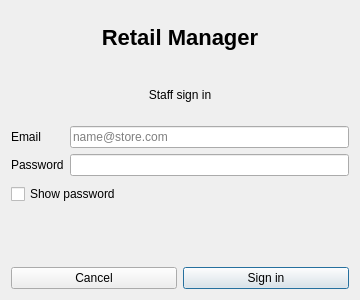
<?xml version="1.0" encoding="UTF-8"?>
<ui version="4.0">
 <class>LoginDialog</class>
 <widget class="QDialog" name="LoginDialog">
  <property name="geometry">
   <rect>
    <x>0</x>
    <y>0</y>
    <width>360</width>
    <height>300</height>
   </rect>
  </property>
  <property name="windowTitle">
   <string>Staff sign in</string>
  </property>
  <layout class="QVBoxLayout" name="layout_8">
   <item>
    <widget class="QLabel" name="label_1">
     <property name="styleSheet">
      <string>font-size: 22px; font-weight: bold;</string>
     </property>
     <property name="text">
      <string>Retail Manager</string>
     </property>
     <property name="alignment">
      <set>Qt::AlignCenter</set>
     </property>
    </widget>
   </item>
   <item>
    <widget class="QLabel" name="label_2">
     <property name="text">
      <string>Staff sign in</string>
     </property>
     <property name="alignment">
      <set>Qt::AlignCenter</set>
     </property>
    </widget>
   </item>
   <item>
    <layout class="QFormLayout" name="layout_5">
     <item row="0" column="0">
      <widget class="QLabel" name="label_3">
       <property name="text">
        <string>Email</string>
       </property>
      </widget>
     </item>
     <item row="0" column="1">
      <widget class="QLineEdit" name="edEmail">
       <property name="placeholderText">
        <string>name@store.com</string>
       </property>
      </widget>
     </item>
     <item row="1" column="0">
      <widget class="QLabel" name="label_4">
       <property name="text">
        <string>Password</string>
       </property>
      </widget>
     </item>
     <item row="1" column="1">
      <widget class="QLineEdit" name="edPassword">
       <property name="echoMode">
        <enum>QLineEdit::Password</enum>
       </property>
      </widget>
     </item>
    </layout>
   </item>
   <item>
    <widget class="QCheckBox" name="chkShowPassword">
     <property name="text">
      <string>Show password</string>
     </property>
    </widget>
   </item>
   <item>
    <widget class="QLabel" name="lblError">
     <property name="visible">
      <bool>false</bool>
     </property>
     <property name="styleSheet">
      <string>color: #c0392b;</string>
     </property>
     <property name="text">
      <string/>
     </property>
    </widget>
   </item>
   <item>
    <layout class="QHBoxLayout" name="layout_7">
     <item>
      <widget class="QPushButton" name="btnCancel">
       <property name="text">
        <string>Cancel</string>
       </property>
      </widget>
     </item>
     <item>
      <widget class="QPushButton" name="btnLogin">
       <property name="text">
        <string>Sign in</string>
       </property>
       <property name="default">
        <bool>true</bool>
       </property>
       <property name="role" stdset="0">
        <string>primary</string>
       </property>
      </widget>
     </item>
    </layout>
   </item>
  </layout>
 </widget>
 <resources/>
 <connections>
  <connection>
   <sender>btnCancel</sender>
   <signal>clicked()</signal>
   <receiver>LoginDialog</receiver>
   <slot>reject()</slot>
   <hints>
    <hint type="sourcelabel">
     <x>20</x>
     <y>20</y>
    </hint>
    <hint type="destinationlabel">
     <x>20</x>
     <y>20</y>
    </hint>
   </hints>
  </connection>
 </connections>
</ui>
